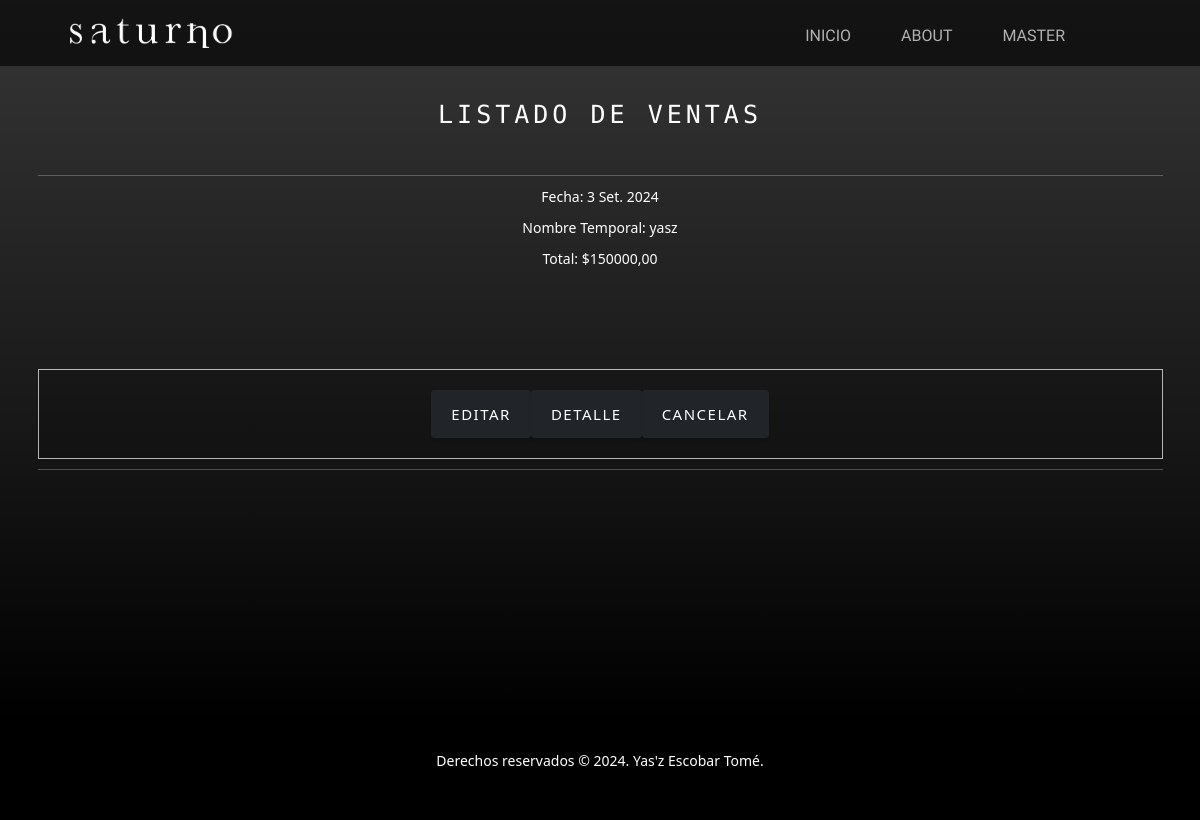
Page /finanzas/list-sales/ (signed in) on the committed database.
### finances/models.py (models this page shows, shortened)
class Ticket(models.Model):
    date = models.DateField()
    amount = models.DecimalField(max_digits=10, decimal_places=2, null=True, blank=True)
    current_account = models.ForeignKey(CurrentAccount, on_delete=models.CASCADE, null=True, blank=True)
    def __init__(self, *args, **kwargs):
        super().__init__(*args, **kwargs)
        self.date = timezone.now().date()

class Sale(Ticket):
    temporal_name = models.CharField(max_length=100, null=True, blank=True)
    status = models.CharField(max_length=2, choices=STATUS_CHOICES, default='PE')
    payment_method = models.CharField(max_length=2, choices=PAYMENT_METHODS_CHOICES, null=True, blank=True)

class Ticket(models.Model):
    date = models.DateField()
    amount = models.DecimalField(max_digits=10, decimal_places=2, null=True, blank=True)
    current_account = models.ForeignKey(CurrentAccount, on_delete=models.CASCADE, null=True, blank=True)
    def __init__(self, *args, **kwargs):
        super().__init__(*args, **kwargs)
        self.date = timezone.now().date()

### finances/views.py (the view)
# urls.py: path('list-sales/', views.SaleListView.as_view(), name='Sales'),
class SaleListView(LoginRequiredMixin, ListView):
    model = Sale
    context_object_name = 'tickets'
    template_name = 'finances/ticket-list.html'
    def get_context_data(self, **kwargs):
        context = super().get_context_data(**kwargs)
        context['form_type'] = 'Ventas'
        context['update_url'] = 'UpdateSale'
        context['detail_url'] = 'DetailSale'
        context['cancel_url'] = 'CancelSale'
        return context

### finances/templates/finances/ticket-list.html (shortened to what this page needs)
{% extends 'main/base.html'  %}
{% block main %}
    <div class="page-section">
        <div class="container text-white text-center justify-content-center">
            <h1 class="pb-4"> LISTADO DE {{ form_type|upper }} </h1>
            <br>
            <hr>
            {% for ticket in tickets %}
                <p>Fecha: {{ ticket.date }}</p>
                <p>Nombre Temporal: {{ ticket.temporal_name }}</p>
                <p>Total: ${{ticket.amount}}</p>
                <div class="container-buttons">
                    <a class="btn btn-dark" href="{% url update_url ticket.pk %}">Editar</a>
                    <a class="btn btn-dark" href="{% url detail_url ticket.pk %}">Detalle</a>
                    <a class="btn btn-dark" href="{% url cancel_url ticket.pk %}">Cancelar</a>
                </div>
                <hr>
            {% endfor %}
        </div>
    </div>
{% endblock main %}

### main/templates/main/base.html (shortened to what this page needs)
{% load static %}
<!DOCTYPE html>
<html lang="es">
<head>
    <link href="https://cdn.jsdelivr.net/npm/bootstrap@5.3.3/dist/css/bootstrap.min.css" rel="stylesheet"
>
    <link href="{% static 'main/css/styles.css' %}" rel="stylesheet"/>
</head>
<body>
    <nav class="navbar navbar-expand-lg navbar-light fixed-top">
        <div class="container px-4 px-lg-5">
            <a class="navbar-brand" href="/">
                <img src="{% static 'main/assets/img/logo.png' %}" alt="logo" class="d-inline-block align-text-top">
            </a>
            <div class="collapse navbar-collapse" id="navbarNav">
                <ul class="navbar-nav ms-auto">
                    <li class="nav-item pt-2">
                        <a class="nav-link" aria-current="page" href="{% url 'index' %}">INICIO</a>
                    </li>
                    <li class="nav-item pt-2">
                        <a class="nav-link" href="{% url 'About' %}">ABOUT</a>
                    </li>
                    <li class="nav-item dropdown pt-2">
                        {% if request.user.is_authenticated %}
                        <a class="nav-link" type="button" id="dropdownMenuButton" data-bs-toggle="dropdown" aria-expanded="false">
                            {{request.user.username|upper}}
                        </a>
                        {% endif %}
                    </li>
                    <li class="nav-item dropdown">
                        {% if request.user.is_authenticated %}
                        <a class="nav-link" type="button" id="dropdownMenuButton" data-bs-toggle="dropdown" aria-expanded="false">
                        </a>
                        {% endif %}
                    </li>
                </ul>
            </div>
        </div>
    </nav>
    {% block main %}
    {% endblock main %}
    <footer class="footer bg-black small text-center text-white-50">
        <p>Derechos reservados &copy; 2024. Yas'z Escobar Tomé.</p>
    </footer>
</body>
</html>

### rows in the picture
Sale: date "3 Set. 2024", temporal_name "yasz", amount "150000,00"

### other values in the picture
{{ request.user.username|upper }} "MASTER"
